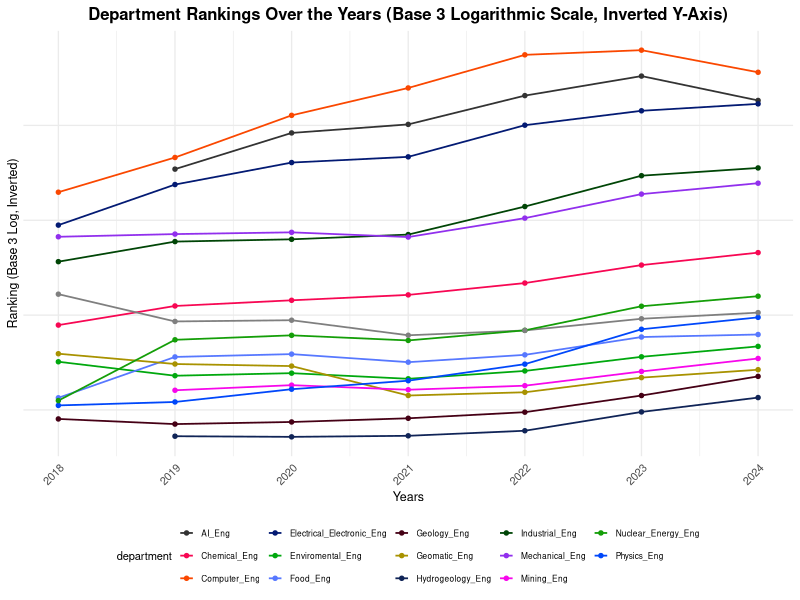
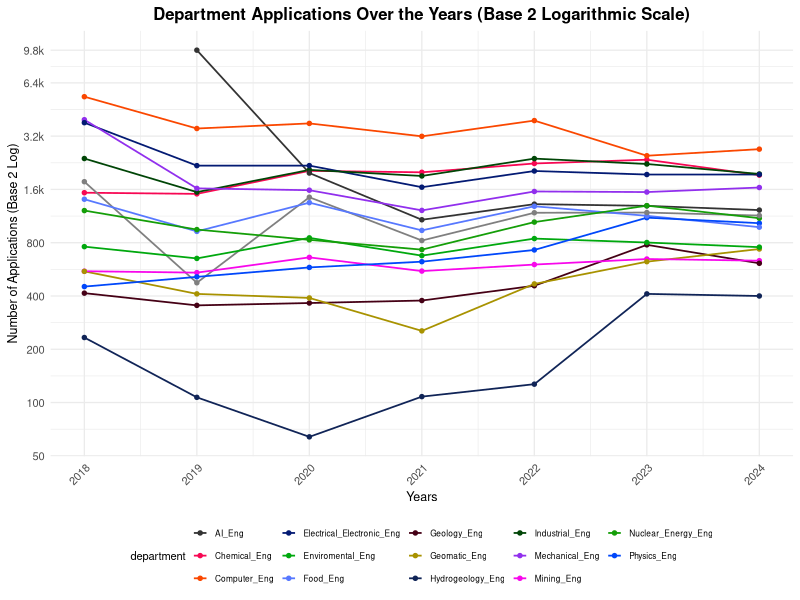
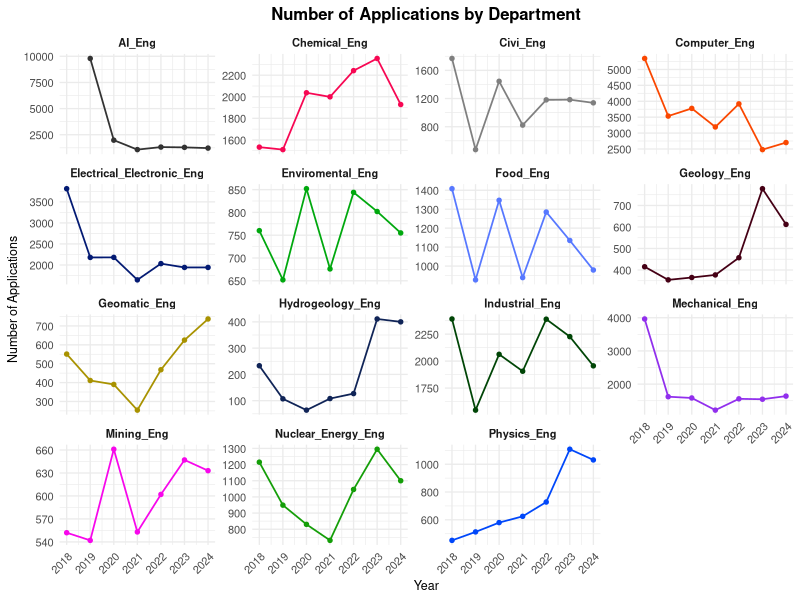
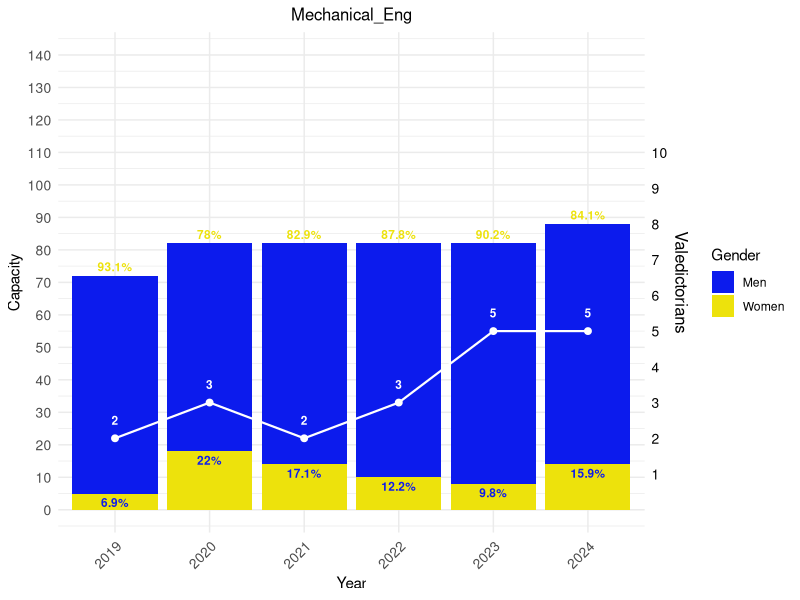
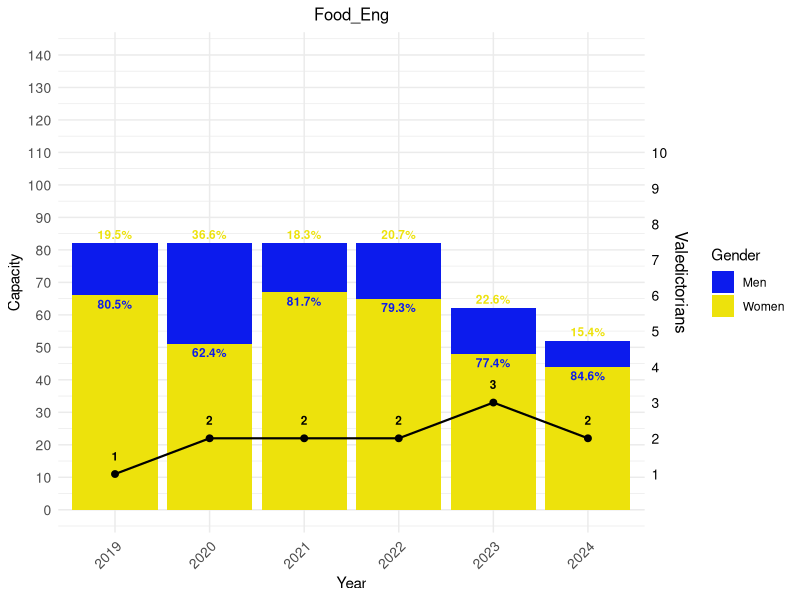
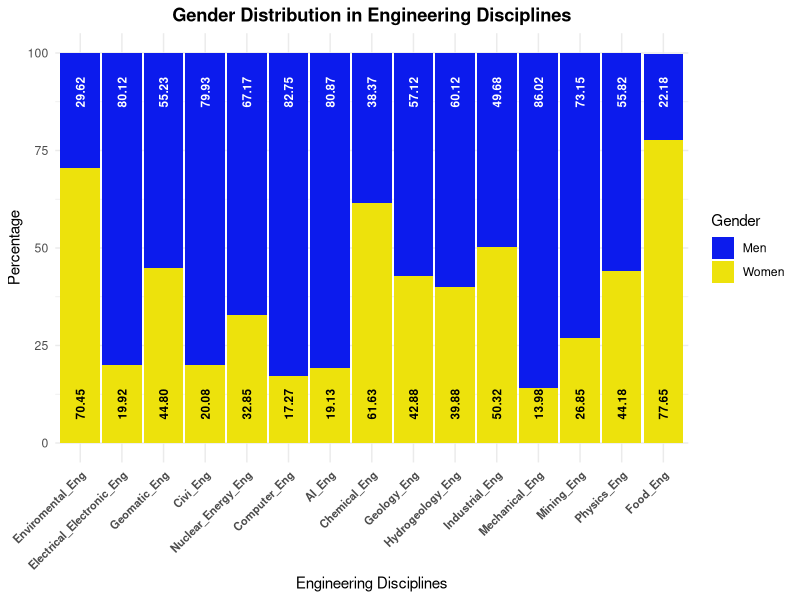

These figures' R source, in order: (Note: this script raises an error after producing the figures.)
## ---- chunk 1
# Load necessary libraries
# Gerekli kütüphaneleri yükle
library(ggplot2)
library(readr)
library(dplyr)
library(scales) # Logaritmik dönüşüm için

# Veriyi yükle
data <- read_csv("ya_veri.csv")

# Veriyi filtrele ve sıralama bilgilerini numeric olarak düzenle
data_filtered <- data %>%
  select(department, year, ranking) %>%
  filter(!is.na(ranking)) %>%
  mutate(ranking = as.numeric(ranking))


ggplot(data=data_filtered, aes(x=year, y=ranking, color=department, group=department)) +
  geom_line(linewidth=0.6) +  # Thinner lines
  geom_point(size=1.2) +  # Smaller points
  scale_y_log10(
    name="Ranking (Base 3 Log, Inverted)",
    trans = log_trans(base = 3),  # Base 3 logarithmic scale
    breaks = c(900, 2700, 8100, 24300, 72900, 218700),  # Base-3 scaled values
    labels = c("900", "2.7k", "8.1k", "24.3k", "72.9k", "218.7k")  # Formatted labels
  ) +
  coord_cartesian(ylim = rev(range(data_filtered$ranking))) +  # Invert y-axis (upside down)
  scale_color_manual(
    values = c(
      "Chemical_Eng" = "#f70753", 
      "Mining_Eng" = "#f707eb", 
      "Geology_Eng" = "#450015", 
      "Geomatic_Eng" = "#a89200", 
      "Enviromental_Eng" = "#00a80e", 
      "Industrial_Eng" = "#004506", 
      "AI_Eng" = "#333333", 
      "Hydrogeology_Eng" = "#102457", 
      "Physics_Eng" = "#0047fa", 
      "Computer_Eng" = "#fa4700", 
      "Mechanical_Eng" = "#912fed", 
      "Electrical_Electronic_Eng" = "#031a73", 
      "Food_Eng" = "#5778ff", 
      "Civil_Eng" = "#ff57e9", 
      "Nuclear_Energy_Eng" = "#149e08",
      "Other" = "#c2501b"  # Default color for additional departments
    )
  ) +
  labs(
    title="Department Rankings Over the Years (Base 3 Logarithmic Scale, Inverted Y-Axis)",
    x="Years",
    y="Ranking"
  ) +
  theme_minimal(base_size = 10) +  # Compact theme
  theme(
    legend.position="bottom",  # Legend below the graph
    legend.title=element_text(size=8),  # Smaller legend title
    legend.text=element_text(size=6),  # Smaller legend labels
    legend.key.size=unit(0.4, "cm"),  # Smaller legend keys
    legend.box = "horizontal",  # Horizontal legend layout
    legend.spacing.x = unit(0.1, "cm"),  # Reduce legend spacing
    axis.text.x=element_text(size=8, angle=45, hjust=1),  # Smaller x-axis labels
    axis.text.y=element_text(size=8),  # Smaller y-axis labels
    axis.title=element_text(size=9),  # Smaller axis titles
    plot.title=element_text(size=12, face="bold", hjust=0.5),  # Compact title
    plot.margin = margin(5, 5, 5, 5)  # Reduce plot margins
  ) +
  scale_x_continuous(breaks = unique(data_filtered$year))  # Ensure all years are shown


## ---- chunk 2
# Gerekli kütüphaneleri yükle
library(ggplot2)
library(readr)
library(dplyr)
library(scales) # Logaritmik dönüşüm için

# Veriyi yükle
data <- read_csv("ya_veri.csv")

# Veriyi filtrele ve sıralama bilgilerini numeric olarak düzenle
data_filtered <- data %>%
  select(department, year, ranking) %>%
  filter(!is.na(ranking)) %>%
  mutate(ranking = as.numeric(ranking))


ggplot(data=data, aes(x=year, y=number_of_applications, color=department, group=department)) +
  geom_line(linewidth=0.6) +  # Thinner lines
  geom_point(size=1.2) +  # Smaller points
  scale_y_continuous(
    name="Number of Applications (Base 2 Log)",
    trans = log_trans(base = 2),  # Base-2 logarithmic scale
    breaks = c(50, 100, 200, 400, 800, 1600, 3200, 6400, 9792),  # Add 9792 to the breaks
    labels = c("50", "100", "200", "400", "800", "1.6k", "3.2k", "6.4k", "9.8k")  # Formatted labels
  ) +
  scale_color_manual(
    values = c(
      "Chemical_Eng" = "#f70753", 
      "Mining_Eng" = "#f707eb", 
      "Geology_Eng" = "#450015", 
      "Geomatic_Eng" = "#a89200", 
      "Enviromental_Eng" = "#00a80e", 
      "Industrial_Eng" = "#004506", 
      "AI_Eng" = "#333333", 
      "Hydrogeology_Eng" = "#102457", 
      "Physics_Eng" = "#0047fa", 
      "Computer_Eng" = "#fa4700", 
      "Mechanical_Eng" = "#912fed", 
      "Electrical_Electronic_Eng" = "#031a73", 
      "Food_Eng" = "#5778ff", 
      "Civil_Eng" = "#ff57e9", 
      "Nuclear_Energy_Eng" = "#149e08",
      "Other" = "#c2501b"  # Default color for additional departments
    )
  ) +
  labs(
    title="Department Applications Over the Years (Base 2 Logarithmic Scale)",
    x="Years",
    y="Number of Applications"
  ) +
  theme_minimal(base_size = 10) +  # Compact theme
  theme(
    legend.position="bottom",  # Legend below the graph
    legend.title=element_text(size=8),  # Smaller legend title
    legend.text=element_text(size=6),  # Smaller legend labels
    legend.key.size=unit(0.4, "cm"),  # Smaller legend keys
    legend.box = "horizontal",  # Horizontal legend layout
    legend.spacing.x = unit(0.1, "cm"),  # Reduce legend spacing
    axis.text.x=element_text(size=8, angle=45, hjust=1),  # Smaller x-axis labels
    axis.text.y=element_text(size=8),  # Smaller y-axis labels
    axis.title=element_text(size=9),  # Smaller axis titles
    plot.title=element_text(size=12, face="bold", hjust=0.5),  # Compact title
    plot.margin = margin(5, 5, 5, 5)  # Reduce plot margins
  ) +
  scale_x_continuous(breaks = unique(data$year))  # Ensure all years are shown
## ---- chunk 3
library(ggplot2)
library(scales)
library(readr)
library(dplyr)

# Load the dataset
data <- read_csv("ya_veri.csv")

# Plot with separate facets for each department and custom colors
ggplot(data=data, aes(x=year, y=number_of_applications, group=department, color=department)) +
  geom_line(linewidth=0.6) +  # Custom colored lines
  geom_point(size=1.2) +  # Custom colored points
  facet_wrap(~department, scales="free_y") +  # Create separate plots for each department
  scale_color_manual(
    values = c(
      "Chemical_Eng" = "#f70753", 
      "Mining_Eng" = "#f707eb", 
      "Geology_Eng" = "#450015", 
      "Geomatic_Eng" = "#a89200", 
      "Enviromental_Eng" = "#00a80e", 
      "Industrial_Eng" = "#004506", 
      "AI_Eng" = "#333333", 
      "Hydrogeology_Eng" = "#102457", 
      "Physics_Eng" = "#0047fa", 
      "Computer_Eng" = "#fa4700", 
      "Mechanical_Eng" = "#912fed", 
      "Electrical_Electronic_Eng" = "#031a73", 
      "Food_Eng" = "#5778ff", 
      "Civil_Eng" = "#ff57e9", 
      "Nuclear_Energy_Eng" = "#149e08",
      "Other" = "#c2501b"  # Default color for additional departments
    )
  ) +
  labs(
    title="Number of Applications by Department",
    x="Year",
    y="Number of Applications"
  ) +
  theme_minimal(base_size = 10) +  # Compact layout
  theme(
    strip.text=element_text(size=8, face="bold"),  # Bold department labels
    axis.text.x=element_text(size=8, angle=45, hjust=1),  # Smaller x-axis labels
    axis.text.y=element_text(size=8),  # Smaller y-axis labels
    axis.title=element_text(size=9),  # Smaller axis titles
    plot.title=element_text(size=12, face="bold", hjust=0.5),  # Compact title
    plot.margin = margin(5, 5, 5, 5),  # Reduce plot margins
    legend.position="none"  # Remove legend for better facet display
  ) +
  scale_x_continuous(breaks = unique(data$year))  # Ensure all years are shown

## ---- chunk 4
# Gerekli kütüphaneleri yükle
library(ggplot2)
library(readr)
library(dplyr)

# Veriyi yükle
data <- read_csv("ya_veri.csv")

# 2018 yılını filtrele
data <- filter(data, year != 2018)

# En yüksek kadın ve erkek oranlarına sahip mühendislik bölümlerini bul
top_women_department <- data %>%
  group_by(department) %>%
  summarise(avg_women = mean(percentage_women, na.rm = TRUE)) %>%
  arrange(desc(avg_women)) %>%
  slice(1) %>%
  pull(department)

top_men_department <- data %>%
  group_by(department) %>%
  summarise(avg_men = mean(percentage_men, na.rm = TRUE)) %>%
  arrange(desc(avg_men)) %>%
  slice(1) %>%
  pull(department)

# İlgili bölümler için grafik çizme fonksiyonu
plot_gender_distribution <- function(department_name, valedictorian_color = "purple", axis_color = "black") {
  department_data <- filter(data, department == department_name)
  
  # Y ekseni sınırlarını belirle
  y_limits <- c(0, 140)
  
  ggplot(department_data) +
    geom_bar(aes(x = factor(year), y = capacity, fill = "Men"), stat = "identity", position = "stack") +
    geom_bar(aes(x = factor(year), y = capacity * (percentage_women / 100), fill = "Women"), stat = "identity", position = "stack") +
    geom_line(aes(x = factor(year), y = valedictorian * 11, group = 1), color = valedictorian_color, linewidth = 0.75) +
    geom_point(aes(x = factor(year), y = valedictorian * 11), color = valedictorian_color, size = 2) +
    geom_text(aes(x = factor(year), y = capacity, label = paste0(percentage_men, "%")), 
              vjust = -0.5, color = "#ede20c", size = 3, fontface = "bold") +
    geom_text(aes(x = factor(year), y = capacity * (percentage_women / 100), label = paste0(percentage_women, "%")), 
              vjust = 1.5, color = "#0c1bed", size = 3, fontface = "bold") +
    geom_text(aes(x = factor(year), y = valedictorian * 11, label = valedictorian), 
              color = valedictorian_color, size = 3, fontface = "bold", vjust = -1.5, hjust = 0.5) +
    scale_y_continuous(name = "Capacity", limits = y_limits, breaks = seq(y_limits[1], y_limits[2], by = 10),
                       sec.axis = sec_axis(~ . / 11, name = "Valedictorians", breaks = seq(1, 10, by = 1))) +
    labs(title = department_name, x = "Year", fill = "Gender") +
    scale_fill_manual(values = c("Women" = "#ede20c", "Men" = "#0c1bed")) +
    theme_minimal() +
    theme(plot.title = element_text(hjust = 0.5, size = 12),
          axis.text.x = element_text(angle = 45, hjust = 1, size = 10),
          axis.text.y = element_text(size = 10),
          axis.text.y.right = element_text(color = axis_color, size = 10),
          axis.title.y.right = element_text(color = axis_color, size = 12))
}

# Makine Mühendisliği için grafik (beyaz çizgi ve sayı)
print(plot_gender_distribution("Mechanical_Eng", valedictorian_color = "white", axis_color = "black"))

# Gıda Mühendisliği için grafik (siyah çizgi, sayı ve eksen)
print(plot_gender_distribution("Food_Eng", valedictorian_color = "black", axis_color = "black"))


## ---- chunk 5
# Gerekli kütüphaneleri yükle
library(ggplot2)
library(tidyr)
library(dplyr)
library(readr)

# Veriyi yükle
data_csv <- read_csv("ya_veri.csv")

# 6 yıllık kadın ve erkek oranlarının ortalamasını hesapla
data_avg <- data_csv %>%
  filter(!is.na(percentage_women), !is.na(percentage_men)) %>% # Eksik değerleri filtrele
  group_by(department) %>%
  summarise(
    Women = mean(percentage_women, na.rm = TRUE),
    Men = mean(percentage_men, na.rm = TRUE)
  ) %>%
  arrange(desc(Women)) # Kadın oranlarına göre sıralama

# Veriyi uzun formata dönüştür
data_long <- data_avg %>%
  pivot_longer(cols = c(Women, Men), names_to = "Gender", values_to = "Percentage")

# Etiket pozisyonlarını hesapla
data_long <- data_long %>%
  group_by(department) %>%
  mutate(
    LabelPosition = ifelse(Gender == "Women", 10, 90), # Kadın oranı alt kısma, erkek oranı üst kısma
    LabelColor = ifelse(Gender == "Women", "black", "white") # Kadın için siyah, erkek için beyaz
  )

# Bar grafiği oluştur
ggplot(data_long, aes(x = reorder(department, -Percentage), y = Percentage, fill = Gender)) +
  geom_bar(stat = "identity", width = 0.95) + # Bar genişliği ayarlandı
  geom_text(aes(label = sprintf("%.2f", Percentage), y = LabelPosition, color = LabelColor),
            angle = 90, size = 3, fontface = "bold", hjust = 0.5) + # Etiketler dikey
  scale_fill_manual(values = c("Women" = "#ede20c", "Men" = "#0c1bed")) +
  scale_color_identity() + # Önceden belirlenen renkler kullanılıyor
  labs(
    title = "Gender Distribution in Engineering Disciplines",
    x = "Engineering Disciplines",
    y = "Percentage",
    fill = "Gender"
  ) +
  theme_minimal() +
  theme(
    axis.text.x = element_text(angle = 45, hjust = 1, size = 8, face = "bold"), # X ekseni yazıları
    plot.title = element_text(face = "bold", hjust = 0.5) # Başlık ortalanmış ve kalın
  )

## ---- chunk 6
library(knitr)
include_graphics("a.png")
## ---- chunk 7
# Load necessary libraries
library(tidyr)
library(dplyr)
library(ggplot2)
library(forcats)
library(readr)
library(stringr)  # For str_wrap()

# Load the dataset
data <- read_csv("ya_veri.csv")

# Exclude 2018 and reshape the data
data_tidy <- data %>%
  filter(year != 2018) %>%
  select(department, year, akdeniz, dogu_anadolu, ege, guneydogu_anadolu, ic_anadolu, karadeniz, marmara) %>%
  pivot_longer(
    cols = c(akdeniz, dogu_anadolu, ege, guneydogu_anadolu, ic_anadolu, karadeniz, marmara),
    names_to = "region",
    values_to = "percentage_contribution"
  ) %>%
  mutate(region = fct_relevel(region, 
    "ic_anadolu", "marmara", "guneydogu_anadolu", "doğu_anadolu", "akdeniz", "ege", "karadeniz")) %>%
  filter(!is.na(percentage_contribution)) %>%
  group_by(department, year) %>%
  mutate(region = fct_reorder(region, -percentage_contribution, .desc = TRUE)) %>%
  ungroup()

# Define the color palette, including all regions
region_colors <- c(
  "ic_anadolu" = "#e8736b",
  "marmara" = "#54a115",
  "guneydogu_anadolu" = "#053eb0",
  "doğu_anadolu" = "#ff9900",
  "akdeniz" = "#7705b0",
  "karadeniz" = "#b0054a",
  "ege" = "#d1f299"
)

# Plot: Department Breakdown by Year
ggplot(data=data_tidy, aes(x=interaction(department, year), y=percentage_contribution, fill=region)) +
  geom_bar(stat="identity", position="fill") +
  labs(
    title="Department and Year",
    x="Department and Year (Alphabetical Order)",
    y="Percentage Contribution",
    fill="Region"
  ) +
  scale_y_continuous(labels = scales::percent_format()) +
  scale_fill_manual(values = region_colors) +
  theme_minimal(base_size = 10) +
  theme(
    axis.text.x = element_blank(),  # Remove x-axis labels for less clutter
    axis.ticks.x = element_blank(),
    axis.text.y = element_text(size = 10),
    axis.title = element_text(size = 12),
    plot.title = element_text(size = 16, face = "bold", hjust = 0.5, lineheight = 1.2),  # Two-line title
    plot.title.position = "plot",
    legend.title = element_text(size = 10),  # Smaller legend title
    legend.text = element_text(size = 8),  # Smaller legend text
    legend.key.size = unit(0.5, "cm"),  # Smaller legend boxes
    legend.spacing.y = unit(0.2, "cm"),  # Reduce vertical spacing between legend items
    plot.margin = margin(40, 60, 40, 40)  # Add right margin for wider plot
  )

